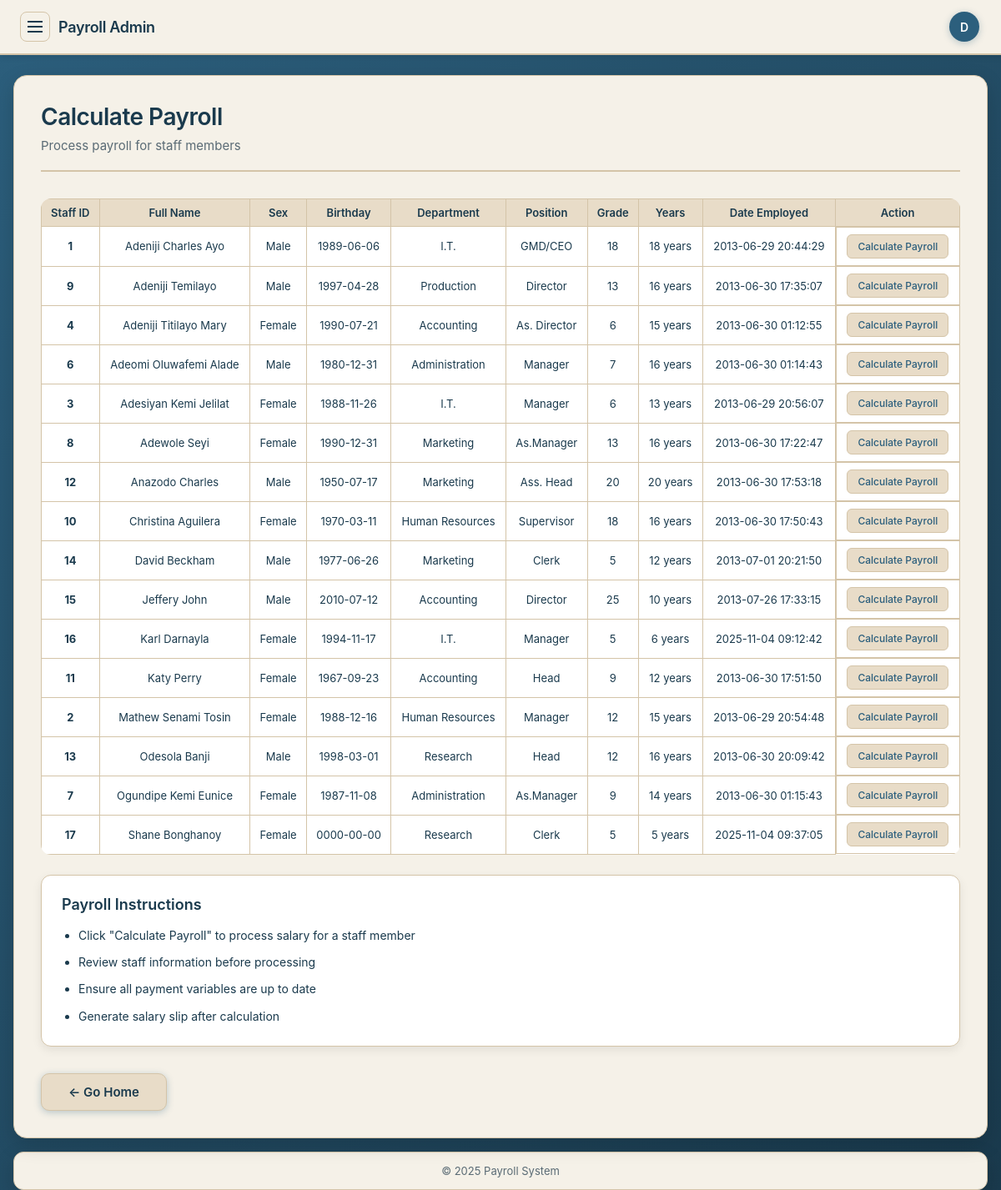
The app's page /admin/payroll.php (signed in) with its own data.
### tables this page shows
CREATE TABLE `register_staff` (
  `staff_id` int(20) NOT NULL,
  `fname` varchar(100) NOT NULL,
  `sex` varchar(50) NOT NULL,
  `birthday` date NOT NULL,
  `department` varchar(50) NOT NULL,
  `position` varchar(50) NOT NULL,
  `grade` varchar(50) NOT NULL,
  `years` varchar(50) NOT NULL,
  `username` varchar(50) NOT NULL,
  `password` varchar(50) NOT NULL,
  `date_registered` timestamp NOT NULL DEFAULT current_timestamp()
);

### admin/payroll.php (the view, shortened to what this page needs)
<!DOCTYPE html>
<html>
<head>
<link rel="stylesheet" href="../css/style.css?v=20251009" type="text/css" />
</head>
<body>
<div class="app-shell">
	<div class="headerbar">
		<div class="brand-wrap">
			<button class="hamburger" id="sidebarToggle" aria-label="Toggle sidebar">
				<span></span><span></span><span></span>
			</button>
			<div class="brand">Payroll Admin</div>
		</div>
		<div class="user-profile">
			<div class="avatar">D</div>
		</div>
	</div>
	<div class="layout" id="layout">
		<main class="main">
			<div class="page-header">
				<h2>Calculate Payroll</h2>
				<p>Process payroll for staff members</p>
			</div>
			<div class="table-wrapper">
				<?php
				include('connection.php');
				$qry = mysqli_query($conn, "SELECT * FROM register_staff ORDER BY fname ASC");
				?>
				<table class="data-table staff-table">
					<thead>
						<tr>
							<th>Staff ID</th>
							<th>Full Name</th>
							<th>Sex</th>
							<th>Birthday</th>
							<th>Department</th>
							<th>Position</th>
							<th>Grade</th>
							<th>Years</th>
							<th>Date Employed</th>
							<th>Action</th>
						</tr>
					</thead>
					<tbody>
						<?php
						if (mysqli_num_rows($qry) > 0) {
							while ($row = mysqli_fetch_array($qry)) {
								echo "<tr>";
								echo "<td><strong>" . htmlspecialchars($row['staff_id']) . "</strong></td>";
								echo "<td>" . htmlspecialchars($row['fname']) . "</td>";
								echo "<td>" . htmlspecialchars($row['sex']) . "</td>";
								echo "<td>" . htmlspecialchars($row['birthday']) . "</td>";
								echo "<td>" . htmlspecialchars($row['department']) . "</td>";
								echo "<td>" . htmlspecialchars($row['position']) . "</td>";
								echo "<td>" . htmlspecialchars($row['grade']) . "</td>";
								echo "<td>" . htmlspecialchars($row['years']) . " years</td>";
								echo "<td>" . htmlspecialchars($row['date_registered']) . "</td>";
								echo "<td class='action-buttons'>";
								echo "<a href='pay.php?id=" . $row['staff_id'] . "' class='action-btn btn-payroll'>Calculate Payroll</a>";
								echo "</td>";
								echo "</tr>";
							}
						} else {
							echo "<tr><td colspan='10' style='text-align:center; padding:20px; color:#5a6b75;'>No staff members found</td></tr>";
						}
						?>
					</tbody>
				</table>
			</div>
			<div class="payroll-info">
				<div class="info-card">
					<h3>Payroll Instructions</h3>
					<ul>
						<li>Click "Calculate Payroll" to process salary for a staff member</li>
						<li>Review staff information before processing</li>
						<li>Ensure all payment variables are up to date</li>
						<li>Generate salary slip after calculation</li>
					</ul>
				</div>
			</div>
			<div class="quick-actions">
				<a href="index.php" class="btn btn-secondary">
					<span>← Go Home</span>
				</a>
			</div>
		</main>
	</div>
	<div class="footerbar">&copy; <?php echo date('Y'); ?> Payroll System</div>
</div>
</body>
</html>

### css/style.css (style rules this page uses)
body, html { margin:0; padding:0; font-family: -apple-system, BlinkMacSystemFont, "Segoe UI", Roboto, "Helvetica Neue", Arial, sans-serif; font-size:14px; background: linear-gradient(135deg, #2c5f7d 0%, #1a3a4d 100%); min-height: 100vh; }
.app-shell { max-width: 1400px; margin: 0 auto; padding: 90px 24px 0 24px; }
.headerbar { background: #f5f1e8; border: 0; border-bottom: 2px solid #d4c4a8; border-radius: 0; box-shadow: 0 2px 8px rgba(0,0,0,.1); padding: 14px 24px; display: flex; align-items: center; justify-content: space-between; position: fixed; left: 0; right: 0; top: 0; width: 100%; z-index: 1000; }
.brand-wrap { display: flex; align-items: center; gap: 10px; }
.hamburger { width: 36px; height: 36px; background: transparent; border: 1.5px solid #d4c4a8; border-radius: 8px; display: inline-flex; flex-direction: column; align-items: center; justify-content: center; cursor: pointer; transition: all 0.2s ease; }
.hamburger span { display: block; width: 18px; height: 2px; background: #1a3a4d; margin: 2px 0; }
.brand { font-weight: 600; font-size: 18px; color: #1a3a4d; letter-spacing: -0.3px; }
.user-profile { display: flex; align-items: center; gap: 8px; margin-right: 50px; }
.avatar { width: 36px; height: 36px; border-radius: 50%; background: #2c5f7d; color: #fff; display: inline-flex; align-items: center; justify-content: center; font-weight: 600; font-size: 14px; box-shadow: 0 2px 8px rgba(44, 95, 125, 0.3); }
.layout { display: block; position: relative; }
.btn, .nav-link { display: block; padding: 11px 14px; border-radius: 10px; text-decoration: none; background: #2c5f7d; color: #fff; border: none; box-shadow: 0 2px 8px rgba(44, 95, 125, 0.3); text-align: center; font-weight: 500; font-size: 14px; transition: all 0.2s ease; cursor: pointer; }
.main { background: #f5f1e8; border: 1.5px solid #d4c4a8; border-radius: 16px; box-shadow: 0 8px 24px rgba(0,0,0,.15); padding: 32px; }
.data-table { width: 100%; border-collapse: collapse; margin-top: 24px; background: #ffffff; border-radius: 12px; overflow: hidden; box-shadow: 0 4px 12px rgba(0,0,0,.08); }
.data-table th, .data-table td { padding: 14px 16px; border-bottom: 1px solid #e8dcc8; text-align: left; font-size: 14px; }
.data-table th { background: #e8dcc8; font-weight: 600; color: #1a3a4d; font-size: 14px; }
.data-table td { color: #1a3a4d; }
.data-table a { color: #2c5f7d; text-decoration: none; font-weight: 500; }
.footerbar { margin-top: 16px; background: #f5f1e8; border: 1.5px solid #d4c4a8; border-radius: 12px; box-shadow: 0 8px 24px rgba(0,0,0,.15); padding: 14px 20px; font-size: 13px; color: #5a6b75; text-align: center; }
.page-header { margin-bottom: 32px; padding-bottom: 20px; border-bottom: 2px solid #d4c4a8; }
.page-header h2 { color: #1a3a4d; font-size: 28px; font-weight: 600; margin: 0 0 8px 0; letter-spacing: -0.5px; }
.page-header p { color: #5a6b75; font-size: 15px; margin: 0; }
.btn-secondary { background: #e8dcc8; color: #1a3a4d; padding: 12px 32px; border: 1.5px solid #d4c4a8; border-radius: 10px; font-size: 15px; font-weight: 600; cursor: pointer; transition: all 0.2s ease; }
.table-wrapper { border-radius: 12px; overflow: hidden; margin-bottom: 24px; }
.staff-table { margin: 0; box-shadow: none; border-radius: 0; border: none; }
.staff-table th { color: #1a3a4d; font-weight: 600; font-size: 13px; padding: 14px 12px; text-align: center; white-space: nowrap; }
.staff-table td { padding: 12px; font-size: 13px; color: #1a3a4d; }
.staff-table th, .staff-table td { border: 1px solid #d4c4a8; padding: 8px 10px; text-align: center; }
.action-buttons { display: flex; gap: 6px; flex-wrap: wrap; justify-content: center; align-items: center; }
.action-btn { display: inline-block; padding: 6px 12px; border-radius: 6px; font-size: 12px; font-weight: 500; text-decoration: none; transition: all 0.2s ease; white-space: nowrap; }
.quick-actions { display: flex; gap: 12px; justify-content: flex-start; padding-top: 8px; }
.quick-actions .btn { display: inline-flex; align-items: center; gap: 8px; }
.layout { position: relative; }
.main { grid-column: 1; }
@media (max-width: 1400px) { .app-shell { max-width: 100%; padding: 90px 20px 0 20px; } }
@media (max-width: 1200px) { .app-shell { padding: 90px 16px 0 16px; } }

### records on screen
register_staff: staff_id "1", fname "Adeniji Charles Ayo", sex "Male", birthday "1989-06-06", department "I.T.", position "GMD/CEO", grade "18", years "18", date_registered "2013-06-29 20:44:29"
register_staff: staff_id "9", fname "Adeniji Temilayo", sex "Male", birthday "1997-04-28", department "Production", position "Director", grade "13", years "16", date_registered "2013-06-30 17:35:07"
register_staff: staff_id "4", fname "Adeniji Titilayo Mary", sex "Female", birthday "1990-07-21", department "Accounting", position "As. Director", grade "6", years "15", date_registered "2013-06-30 01:12:55"
register_staff: staff_id "6", fname "Adeomi Oluwafemi Alade", sex "Male", birthday "1980-12-31", department "Administration", position "Manager", grade "7", years "16", date_registered "2013-06-30 01:14:43"
register_staff: staff_id "3", fname "Adesiyan Kemi Jelilat", sex "Female", birthday "1988-11-26", department "I.T.", position "Manager", grade "6", years "13", date_registered "2013-06-29 20:56:07"
register_staff: staff_id "8", fname "Adewole Seyi", sex "Female", birthday "1990-12-31", department "Marketing", position "As.Manager", grade "13", years "16", date_registered "2013-06-30 17:22:47"
register_staff: staff_id "12", fname "Anazodo Charles", sex "Male", birthday "1950-07-17", department "Marketing", position "Ass. Head", grade "20", years "20", date_registered "2013-06-30 17:53:18"
register_staff: staff_id "10", fname "Christina Aguilera", sex "Female", birthday "1970-03-11", department "Human Resources", position "Supervisor", grade "18", years "16", date_registered "2013-06-30 17:50:43"
register_staff: staff_id "14", fname "David Beckham", sex "Male", birthday "1977-06-26", department "Marketing", position "Clerk", grade "5", years "12", date_registered "2013-07-01 20:21:50"
register_staff: staff_id "15", fname "Jeffery John", sex "Male", birthday "2010-07-12", department "Accounting", position "Director", grade "25", years "10", date_registered "2013-07-26 17:33:15"
register_staff: staff_id "16", fname "Karl Darnayla", sex "Female", birthday "1994-11-17", department "I.T.", position "Manager", grade "5", years "6", date_registered "2025-11-04 09:12:42"
register_staff: staff_id "11", fname "Katy Perry", sex "Female", birthday "1967-09-23", department "Accounting", position "Head", grade "9", years "12", date_registered "2013-06-30 17:51:50"
register_staff: staff_id "2", fname "Mathew Senami Tosin", sex "Female", birthday "1988-12-16", department "Human Resources", position "Manager", grade "12", years "15", date_registered "2013-06-29 20:54:48"
register_staff: staff_id "13", fname "Odesola Banji", sex "Male", birthday "1998-03-01", department "Research", position "Head", grade "12", years "16", date_registered "2013-06-30 20:09:42"
register_staff: staff_id "7", fname "Ogundipe Kemi Eunice", sex "Female", birthday "1987-11-08", department "Administration", position "As.Manager", grade "9", years "14", date_registered "2013-06-30 01:15:43"
register_staff: staff_id "17", fname "Shane Bonghanoy", sex "Female", birthday "0000-00-00", department "Research", position "Clerk", grade "5", years "5", date_registered "2025-11-04 09:37:05"
